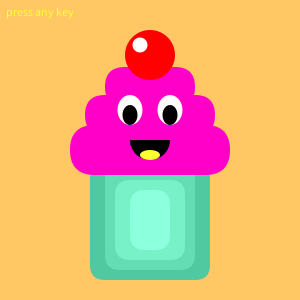
Frame 1 (no input)
Frame 60 (the mouse pressed at the canvas centre just before this capture): identical to frame 1, image omitted
Frame 120 (the mouse held since frame 60 and released just before this capture): identical to frame 1, image omitted

The Processing sketch that drew this single still picture (run headless with seeded random() and noise(); from frame 60 on, the mouse is pressed at the canvas centre):

// Processing sketch: processing_134807
// ── processing_134807.pde

//jahaira

boolean change = false;
String keyPrompt = "press any key";
float eyeSize = 25;
float eyeSizeHeight = 30;
float pupilWidth = 15;
float pupilHeight = 20;
float icingColor = 0;
float icingColor2 = 255;
float tongue1 = 255;
float tongue2 = 255;
float cherryR = 255;
float cherryB = 0;
float backgroundColor = 200;
float mouthWidth = 40;

void setup(){
  size(300, 300);
  background(240,237,194);
  textSize(12);
}
 
void draw(){
  makeFace();
  smooth();
  text(keyPrompt,-145,-135);
}
 
void keyPressed(){
eyeSize = random(25,35);
eyeSizeHeight = random(30,40);
pupilWidth = random(15,20);
pupilHeight = random(20,25);
icingColor = random(0,150);
icingColor2 = random(50,255);
tongue1 = random(100,255);
tongue2 = random(200,255);
cherryR = random(175,255);
cherryB = random(0,255);
backgroundColor = random(175,255);
mouthWidth = random(35,50);
   
  keyPrompt = ("");
}
 
void makeFace(){
background(255,backgroundColor,100);
rectMode(CENTER);
noStroke();
translate(150,150); 

//cupcake bottom
fill(80,200,160);
rect(0,70,120,120,15);
fill(100,220,180);
rect(0,70,90,100,0,0,15,15);
fill(120,240,200);
rect(0,70,70,80,15);
fill(140,255,220);
rect(0,70,40,60,15);

//icing three
fill(icingColor2,icingColor,200);
rect(0,-63,90,40,20);
//icing two
rect(0,-35,130,40,30);
//icing one
rect(0,0,160,50,30);

//cherry
fill(cherryR,0,cherryB);
ellipse(0,-95,50,50);
fill(255);
ellipse(-10,-105,15,15);

//eyes
fill(255);
ellipse(-20, -40,eyeSize,eyeSizeHeight);
ellipse(20, -40,eyeSize,eyeSizeHeight);
fill(0);
ellipse(-20,-35,pupilWidth,pupilHeight);
ellipse(20,-35,pupilWidth,pupilHeight);
//mouth
fill(0);
arc(0, -10, mouthWidth, 40, 0, HALF_PI+HALF_PI);
fill(tongue1,tongue2,50);
ellipse(0,5,20,10);
}
